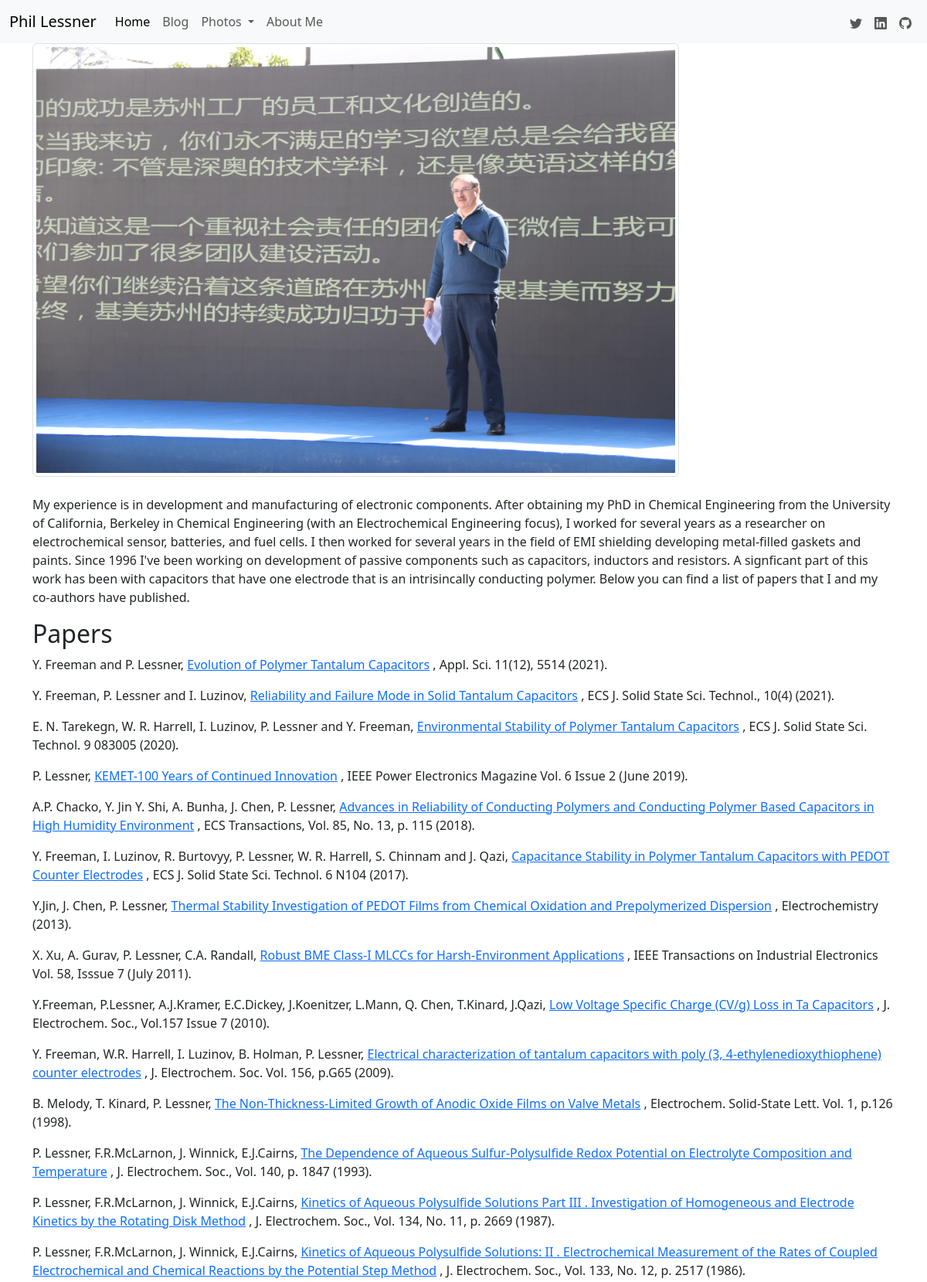
The page /aboutme (upper part) on the database its author committed.
### app/models.py (models this page shows)
class Base(DeclarativeBase):
    pass

class Reference(Base):
    __tablename__ = "references_table"
    id: Mapped[int] = mapped_column(primary_key=True)
    authors: Mapped[str]
    title: Mapped[str]
    refinfo: Mapped[str]
    date: Mapped[str]
    reflink: Mapped[str]
    reftype: Mapped[str]

### app/routes.py (the view)
@bp.route("/aboutme")
def about_me():
    templateData = {'title': 'About'}
    References = namedtuple('References', ['authors', 'title', 'reference', 'date', 'link', 'type'])
    references = dict()
    stmt = (db.select(Reference.authors, Reference.title,
                      Reference.refinfo, Reference.date,
                      Reference.reflink, Reference.reftype)
                      .select_from(Reference)
                      .where(Reference.reftype == "Paper"))
    papers = [References(*row) for row in db.session.execute(stmt).all()]
    papers = sorted(papers, key=lambda x: x[3], reverse=True)
    stmt = (db.select(Reference.authors, Reference.title,
                      Reference.refinfo, Reference.date,
                      Reference.reflink, Reference.reftype)
                      .select_from(Reference)
                      .where(Reference.reftype == "Patent"))
    patents= [References(*row) for row in db.session.execute(stmt).all()]
    patents = sorted(patents, key=lambda x: x[3], reverse=True)
    references.update({"papers": papers, "patents": patents})
    templateData.update(references)
    return render_template('about_me.html', **templateData)

### app/templates/about_me.html (shortened to what this page needs)
{% extends "base.html" %}
{% block content %}
        <div class="container">
            <img src="/static/images/phil_suzhou.jpg" class="img-thumbnail" width="75%" height="75%", alt="Phil Lessner">
        </div>
        <br>
        <div class="container">
            <p>My experience is in development and manufacturing of
                electronic components. After obtaining my PhD in Chemical Engineering from the
                University of California, Berkeley in Chemical Engineering (with an Electrochemical
                Engineering focus), I worked for several years as a researcher on electrochemical sensor, batteries,
                and fuel cells. I then worked for several years in the field of EMI shielding developing metal-filled
                gaskets and paints. Since 1996 I've been working on development of passive components such as capacitors,
                inductors and resistors. A signficant part of this work has been with capacitors that have one
                electrode that is an intrisincally conducting polymer. Below you can find a list of papers that
                I and my co-authors have published.
            </p>
        </div>
        <div class="container">
            {% for paper in papers %}
                {% if loop.first %}
                    <h2>Papers</h2>
                {% endif %}
                <p>  {{paper.authors}}  <a href= "{{paper.link }}">  {{paper.title }}</a>  {{paper.reference }}
                </p>
            {% endfor %}
        </div>
{% endblock %}

### app/templates/base.html (shortened to what this page needs)
<!DOCTYPE html>
<html lang="en">
    <head>
        <link href="https://cdn.jsdelivr.net/npm/bootstrap@5.3.3/dist/css/bootstrap.min.css" rel="stylesheet">
    </head>
    <body>
        {% include 'navbar.html' %}
        {% block content %}
        {% endblock %}
    </body>
</html>

### app/templates/navbar.html (shortened to what this page needs)
        <nav class="navbar navbar-expand-lg sticky-top bg-light">
      <div class="container-fluid">
        <a class="navbar-brand" href="/">Phil Lessner</a>
        <div class="collapse navbar-collapse" id="navbarSupportedContent">
          <ul class="navbar-nav me-auto mb-2 mb-lg-0">
            <li class="nav-item">
              <a class="nav-link active" aria-current="page" href="{{ url_for('views.home') }}">Home</a>
            </li>
            <li class="nav-item">
              <a class="nav-link" href="{{ url_for('views.blog') }}">Blog</a>
            </li>
            <li class="nav-item dropdown">
          <a class="nav-link dropdown-toggle" href="#" id="navbarDropdown" role="button" data-bs-toggle="dropdown" aria-expanded="false">
            Photos
          </a>
        </li>
            <li class="nav-item">
              <a class="nav-link" href="{{ url_for('views.about_me') }}">About Me</a>
            </li>
          </ul>
             <ul class="navbar-nav ml-auto nav-flex-icons">
            <li class="nav-item me-3 me-lg-0">
                <a href="https://twitter.com/plessner" class="nav-link" target="_blank" rel="noreferrer noopener">
              </a>
            </li>
            <li class="nav-item me-3 me-lg-0">
            <a href="https://www.linkedin.com/in/philiplessner/" class="nav-link" target="_blank" rel="noreferrer noopener">
              </a>
            </li>
            <li class="nav-item me-3 me-lg-0">
                <a href="https://github.com/philiplessner?tab=repositories" class="nav-link" target="_blank" rel="noreferrer noopener">
              </a>
            </li>
          </ul>
        </div>
      </div>
    </nav>

### rows shown on the page
Reference: shows "Papers", authors "Y. Freeman and P. Lessner,", title "Evolution of Polymer Tantalum Capacitors", reference ", Appl. Sci. 11(12), 5514 (2021)."
Reference: authors "Y. Freeman, P. Lessner and I. Luzinov,", title "Reliability and Failure Mode in Solid Tantalum Capacitors", reference ", ECS J. Solid State Sci. Technol., 10(4) (2021)."
Reference: authors "E. N. Tarekegn, W. R. Harrell, I. Luzinov, P. Lessner and Y. Freeman,", title "Environmental Stability of Polymer Tantalum Capacitors", reference ", ECS J. Solid State Sci. Technol. 9 083005 (2020)."
Reference: authors "P. Lessner,", title "KEMET-100 Years of Continued Innovation", reference ", IEEE Power Electronics Magazine Vol. 6 Issue 2 (June 2019)."
Reference: authors "A.P. Chacko, Y. Jin Y. Shi, A. Bunha, J. Chen, P. Lessner,", title "Advances in Reliability of Conducting Polymers and Conducting Polymer Based Capacitors in High Humidity Environment", reference ", ECS Transactions, Vol. 85, No. 13, p. 115 (2018)."
Reference: authors "Y. Freeman, I. Luzinov, R. Burtovyy, P. Lessner, W. R. Harrell, S. Chinnam and J. Qazi,", title "Capacitance Stability in Polymer Tantalum Capacitors with PEDOT Counter Electrodes", reference ", ECS J. Solid State Sci. Technol. 6 N104 (2017)."
Reference: authors "Y.Jin, J. Chen, P. Lessner,", title "Thermal Stability Investigation of PEDOT Films from Chemical Oxidation and Prepolymerized Dispersion", reference ", Electrochemistry (2013)."
Reference: authors "X. Xu, A. Gurav, P. Lessner, C.A. Randall,", title "Robust BME Class-I MLCCs for Harsh-Environment Applications", reference ", IEEE Transactions on Industrial Electronics Vol. 58, Isssue 7 (July 2011)."
Reference: authors "Y.Freeman, P.Lessner, A.J.Kramer, E.C.Dickey, J.Koenitzer, L.Mann, Q. Chen, T.Kinard, J.Qazi,", title "Low Voltage Specific Charge (CV/g) Loss in Ta Capacitors", reference ", J. Electrochem. Soc., Vol.157 Issue 7 (2010)."
Reference: authors "Y. Freeman, W.R. Harrell, I. Luzinov, B. Holman, P. Lessner,", title "Electrical characterization of tantalum capacitors with poly (3, 4-ethylenedioxythiophene) counter electrodes", reference ", J. Electrochem. Soc. Vol. 156, p.G65 (2009)."
Reference: authors "B. Melody, T. Kinard, P. Lessner,", title "The Non‐Thickness‐Limited Growth of Anodic Oxide Films on Valve Metals", reference ", Electrochem. Solid-State Lett. Vol. 1, p.126 (1998)."
Reference: authors "P. Lessner, F.R.McLarnon, J. Winnick, E.J.Cairns,", title "The Dependence of Aqueous Sulfur‐Polysulfide Redox Potential on Electrolyte Composition and Temperature", reference ", J. Electrochem. Soc., Vol. 140, p. 1847 (1993)."
Reference: authors "P. Lessner, F.R.McLarnon, J. Winnick, E.J.Cairns,", title "Kinetics of Aqueous Polysulfide Solutions Part III . Investigation of Homogeneous and Electrode Kinetics by the Rotating Disk Method", reference ", J. Electrochem. Soc., Vol. 134, No. 11, p. 2669 (1987)."
Reference: authors "P. Lessner, F.R.McLarnon, J. Winnick, E.J.Cairns,", title "Kinetics of Aqueous Polysulfide Solutions: II . Electrochemical Measurement of the Rates of Coupled Electrochemical and Chemical Reactions by the Potential Step Method", reference ", J. Electrochem. Soc., Vol. 133, No. 12, p. 2517 (1986)."
